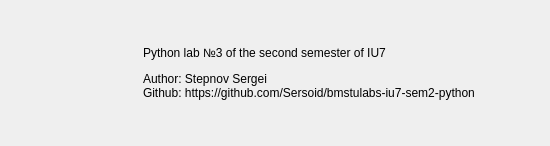
<?xml version="1.0" encoding="UTF-8"?>
<ui version="4.0">
 <class>mainWindow</class>
 <widget class="QMainWindow" name="mainWindow">
  <property name="geometry">
   <rect>
    <x>0</x>
    <y>0</y>
    <width>550</width>
    <height>146</height>
   </rect>
  </property>
  <property name="minimumSize">
   <size>
    <width>550</width>
    <height>146</height>
   </size>
  </property>
  <property name="maximumSize">
   <size>
    <width>550</width>
    <height>146</height>
   </size>
  </property>
  <property name="windowTitle">
   <string>About</string>
  </property>
  <property name="windowIcon">
   <iconset>
    <normaloff>logo.png</normaloff>logo.png</iconset>
  </property>
  <widget class="QWidget" name="mainWidget">
   <layout class="QGridLayout" name="gridLayout">
    <item row="0" column="0">
     <widget class="QLabel" name="labelLogo">
      <property name="minimumSize">
       <size>
        <width>128</width>
        <height>128</height>
       </size>
      </property>
      <property name="maximumSize">
       <size>
        <width>128</width>
        <height>128</height>
       </size>
      </property>
      <property name="text">
       <string/>
      </property>
      <property name="scaledContents">
       <bool>true</bool>
      </property>
     </widget>
    </item>
    <item row="0" column="1">
     <widget class="QLabel" name="labelAbout">
      <property name="text">
       <string>&lt;html&gt;
    &lt;head&gt;
    &lt;/head&gt;
    &lt;body&gt;
        &lt;p&gt;Python lab №3 of the second semester of IU7&lt;/p&gt;
        Author: Stepnov Sergei
        &lt;br&gt;
        Github: https://github.com/Sersoid/bmstulabs-iu7-sem2-python
    &lt;/body&gt;
&lt;/html&gt;</string>
      </property>
      <property name="textFormat">
       <enum>Qt::AutoText</enum>
      </property>
      <property name="scaledContents">
       <bool>false</bool>
      </property>
     </widget>
    </item>
   </layout>
  </widget>
 </widget>
 <connections/>
</ui>
